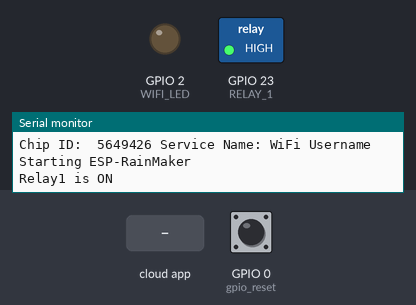
This sketch was run on a simulated ESP32. Shown: switched loads named in the sketch (green lamp = pin HIGH), output pins drawn as LEDs (lit = HIGH), the last lines printed to the serial monitor. Inputs (shaded band) come from the test bench; at power-on: GPIO 0 (gpio_reset) HIGH. WiFi joins after 1.5 s; servers stay silent unless stated; EEPROM starts erased.

Above: at 1.2 s.
1.3 s: the phone or cloud app sets Switch1 to 0
At 1.4 s:
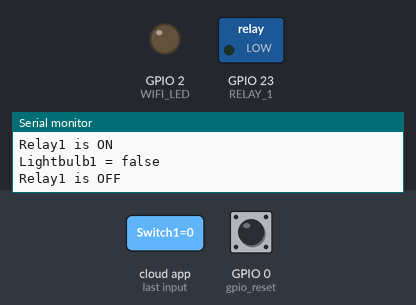
At 1.8 s:
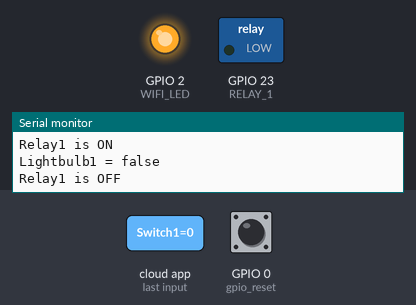
3.0 s: the phone or cloud app sets Switch1 to 1
At 4.2 s:
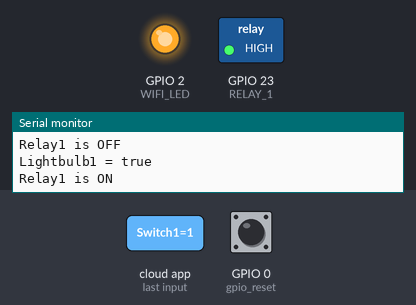
Timing chart, 0 to 6.0 s (numbered marks = the images above; inputs shaded):
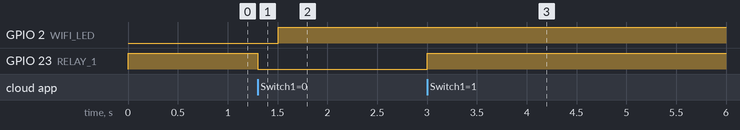

Measured:
- after the input at 1.3 s, GPIO 23 (RELAY_1): HIGH → LOW at once
- after the input at 3.0 s, GPIO 23 (RELAY_1): LOW → HIGH at once

The sketch:

home-automation-using-esp-rainmaker.ino
```cpp
//Tech Trends Shameer
//Home Automation Using ESP Rainmaker

//Board URL: https://raw.githubusercontent.com/espressif/arduino-esp32/gh-pages/package_esp32_index.json


#include "RMaker.h"
#include "WiFi.h"
#include "WiFiProv.h"
#include <EEPROM.h>
//---------------------------------------------------
//install these libraries
//#include <ezButton.h>
//#include <IRremote.h>
//---------------------------------------------------
const char *service_name = "WiFi Username";
const char *pop = "WiFi Password";
//---------------------------------------------------
#define EEPROM_SIZE 4
//const byte IR_RECEIVE_PIN = 14;
//---------------------------------------------------
// define the Device Names
char device1[] = "Switch1";
//---------------------------------------------------
// define the GPIO connected with Relays and switches
static uint8_t RELAY_1 = 23;  //D23
//---------------------------------------------------
//ezButton button1(34);
//ezButton button2(35);
//ezButton button3(32);
//ezButton button4(33);
//---------------------------------------------------
//static uint8_t SwitchPin1 = 13;  //D13
//static uint8_t SwitchPin2 = 12;  //D12
//static uint8_t SwitchPin3 = 14;  //D14
//static uint8_t SwitchPin4 = 27;  //D27
//---------------------------------------------------
static uint8_t WIFI_LED    = 2;   //D2
static uint8_t gpio_reset = 0;
//---------------------------------------------------
/* Variable for reading pin status*/
// Relay State
bool STATE_RELAY_1 = LOW; //Define integer to remember the toggle state for relay 1
//---------------------------------------------------
// Switch State
//bool SwitchState_1 = LOW;
//bool SwitchState_2 = LOW;
//bool SwitchState_3 = LOW;
//bool SwitchState_4 = LOW;
//---------------------------------------------------
//The framework provides some standard device types
//like switch, lightbulb, fan, temperature sensor.
static Switch my_switch1(device1, &RELAY_1);
//---------------------------------------------------

/****************************************************************************************************
 * sysProvEvent Function
*****************************************************************************************************/
void sysProvEvent(arduino_event_t *sys_event)
{
    switch (sys_event->event_id) {
        case ARDUINO_EVENT_PROV_START:
#if CONFIG_IDF_TARGET_ESP32
        Serial.printf("\nProvisioning Started with name \"%s\" and PoP \"%s\" on BLE\n", service_name, pop);
        printQR(service_name, pop, "ble");
#else
        Serial.printf("\nProvisioning Started with name \"%s\" and PoP \"%s\" on SoftAP\n", service_name, pop);
        printQR(service_name, pop, "softap");
#endif
        break;
        case ARDUINO_EVENT_WIFI_STA_CONNECTED:
        Serial.printf("\nConnected to Wi-Fi!\n");
        digitalWrite(WIFI_LED, HIGH);
        break;
    }
}

/****************************************************************************************************
 * write_callback Function
*****************************************************************************************************/
void write_callback(Device *device, Param *param, const param_val_t val, void *priv_data, write_ctx_t *ctx)
{
    const char *device_name = device->getDeviceName();
    const char *param_name = param->getParamName();
    //----------------------------------------------------------------------------------
    if(strcmp(device_name, device1) == 0) {

      Serial.printf("Lightbulb1 = %s\n", val.val.b? "true" : "false");

      if(strcmp(param_name, "Power") == 0) {
        //Serial.printf("Received value = %s for %s - %s\n", val.val.b? "true" : "false", device_name, param_name);
        STATE_RELAY_1 = val.val.b;
        STATE_RELAY_1 = !STATE_RELAY_1;
        control_relay(1, RELAY_1, STATE_RELAY_1);
        //(STATE_RELAY_1 == false) ? digitalWrite(RELAY_1, HIGH) : digitalWrite(RELAY_1, LOW);
        //param->updateAndReport(val);
      }
    }


}


/****************************************************************************************************
 * setup Function
*****************************************************************************************************/
void setup(){
  //------------------------------------------------------------------------------
  uint32_t chipId = 0;
  Serial.begin(115200);
  //------------------------------------------------------------------------------
  // initialize EEPROM with predefined size
  EEPROM.begin(EEPROM_SIZE);
  //------------------------------------------------------------------------------
  //IrReceiver.begin(IR_RECEIVE_PIN); // Start the IR receiver
  //------------------------------------------------------------------------------
  // Set the Relays GPIOs as output mode
  pinMode(RELAY_1, OUTPUT);
  //------------------------------------------------------------------------------
  // set debounce time to 100 milliseconds
  //button1.setDebounceTime(100);
  //button2.setDebounceTime(100);
  //button3.setDebounceTime(100);
  //button4.setDebounceTime(100);
  //------------------------------------------------------------------------------
  pinMode(gpio_reset, INPUT);
  pinMode(WIFI_LED, OUTPUT);
  digitalWrite(WIFI_LED, LOW);
  //------------------------------------------------------------------------------
  // Write to the GPIOs the default state on booting
  digitalWrite(RELAY_1, !STATE_RELAY_1);
  //------------------------------------------------------------------------------
  Node my_node;
  my_node = RMaker.initNode("Tech Trends Shameer");
  //------------------------------------------------------------------------------
  //Standard switch device
  my_switch1.addCb(write_callback);
  //------------------------------------------------------------------------------
  //Add switch device to the node
  my_node.addDevice(my_switch1);
  //------------------------------------------------------------------------------
  //This is optional
  RMaker.enableOTA(OTA_USING_PARAMS);
  //If you want to enable scheduling, set time zone for your region using setTimeZone().
  //The list of available values are provided here https://rainmaker.espressif.com/docs/time-service.html
  // RMaker.setTimeZone("Asia/Shanghai");
  // Alternatively, enable the Timezone service and let the phone apps set the appropriate timezone
  RMaker.enableTZService();
  RMaker.enableSchedule();
  //------------------------------------------------------------------------------
  //Service Name
  for(int i=0; i<17; i=i+8) {
    chipId |= ((ESP.getEfuseMac() >> (40 - i)) & 0xff) << i;
  }

  Serial.printf("\nChip ID:  %d Service Name: %s\n", chipId, service_name);
  //------------------------------------------------------------------------------
  Serial.printf("\nStarting ESP-RainMaker\n");
  RMaker.start();
  //------------------------------------------------------------------------------
  WiFi.onEvent(sysProvEvent);
  #if CONFIG_IDF_TARGET_ESP32
    WiFiProv.beginProvision(WIFI_PROV_SCHEME_BLE, WIFI_PROV_SCHEME_HANDLER_FREE_BTDM, WIFI_PROV_SECURITY_1, pop, service_name);
  #else
    WiFiProv.beginProvision(WIFI_PROV_SCHEME_SOFTAP, WIFI_PROV_SCHEME_HANDLER_NONE, WIFI_PROV_SECURITY_1, pop, service_name);
  #endif
  //------------------------------------------------------------------------------
  STATE_RELAY_1 = EEPROM.read(0);

  digitalWrite(RELAY_1, STATE_RELAY_1);

  my_switch1.updateAndReportParam(ESP_RMAKER_DEF_POWER_NAME, STATE_RELAY_1);

  Serial.printf("Relay1 is %s \n", STATE_RELAY_1? "ON" : "OFF");
  //------------------------------------------------------------------------------
}

/****************************************************************************************************
 * loop Function
*****************************************************************************************************/
void loop()
{
  //------------------------------------------------------------------------------
  // Read GPIO0 (external button to reset device
  if(digitalRead(gpio_reset) == LOW) { //Push button pressed
    Serial.printf("Reset Button Pressed!\n");
    // Key debounce handling
    delay(100);
    int startTime = millis();
    while(digitalRead(gpio_reset) == LOW) delay(50);
    int endTime = millis();
    //_______________________________________________________________________
    if ((endTime - startTime) > 10000) {
      // If key pressed for more than 10secs, reset all
      Serial.printf("Reset to factory.\n");
      RMakerFactoryReset(2);
    }
    //_______________________________________________________________________
    else if ((endTime - startTime) > 3000) {
      Serial.printf("Reset Wi-Fi.\n");
      // If key pressed for more than 3secs, but less than 10, reset Wi-Fi
      RMakerWiFiReset(2);
    }
    //_______________________________________________________________________
  }
  //------------------------------------------------------------------------------
  delay(100);

  if (WiFi.status() != WL_CONNECTED){
    //Serial.println("WiFi Not Connected");
    digitalWrite(WIFI_LED, LOW);
  }
  else{
    //Serial.println("WiFi Connected");
    digitalWrite(WIFI_LED, HIGH);
  }
  //------------------------------------------------------------------------------
  //button_control();
  //remote_control();
}

/*******************************************************************************
 * button_control function:
 ******************************************************************************/
/*void button_control(){
    button1.loop();
    if(button1.isPressed()){
      control_relay(1, RELAY_1, STATE_RELAY_1);
      my_switch1.updateAndReportParam(ESP_RMAKER_DEF_POWER_NAME, STATE_RELAY_1);
    }

}*/

/****************************************************************************************************
 * control_relay Function
*****************************************************************************************************/
void control_relay(int relay_no, int relay_pin, boolean &status){
  status = !status;
  digitalWrite(relay_pin, status);
  EEPROM.write(relay_no-1, status);
  EEPROM.commit();
  String text = (status)? "ON" : "OFF";
  Serial.println("Relay"+String(relay_no)+" is "+text);
}
```
